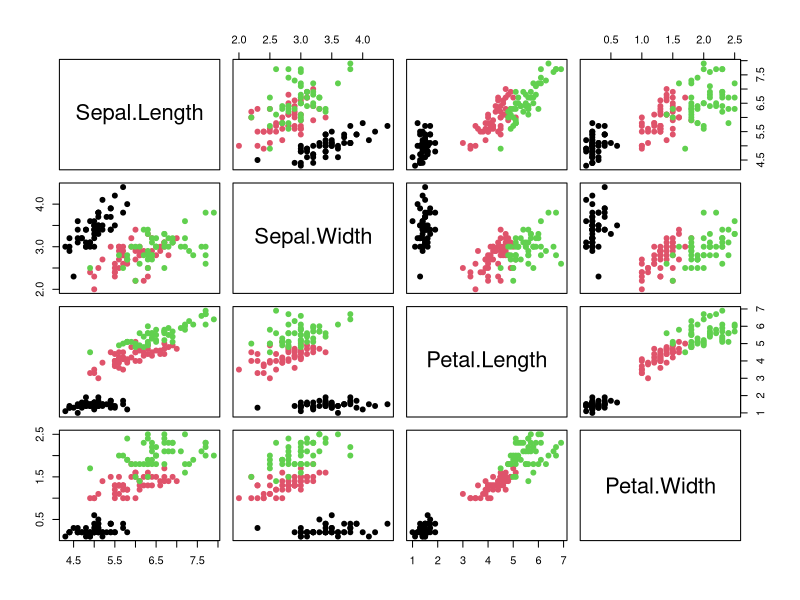

Reproduce this figure in R.
## ---- chunk 1
#### libraries -----------------------------------------------
library(knitr)

#### Results folder ------------------------------------------
# if (!dir.exists("results")) dir.create("results")
# if (!dir.exists("results/figures")) dir.create("results/figures")
#### Knit options --------------------------------------------
opts_chunk$set(echo = TRUE, message = FALSE, warning = FALSE,
  results = 'markup',
  # fig.path = "results/figures/",
  dev = "png",                      # png Figures format
  dev.args = list(type = "cairo"),  # png args
  dpi = 100                         # 300 for publication
)

#### preset figures numbers  ---------------------------------
fn <- 0                                        # figure number
tn <- 0                                        # table number

## ---- chunk 2
tn <- tn + 1
cap <- paste(paste0("Table ", tn, ":"), "Table made with the command 'kable()'. It shows the first ten rows of the iris data frame.")

kable(head(iris, 10), caption = cap)

## ---- chunk 3
fn <- fn + 1
cap <- paste(paste0("Figure ", fn, ":"), "Iris data relationships.")

plot(iris[1:4], col = iris$Species, pch = 21, bg = iris$Species)

